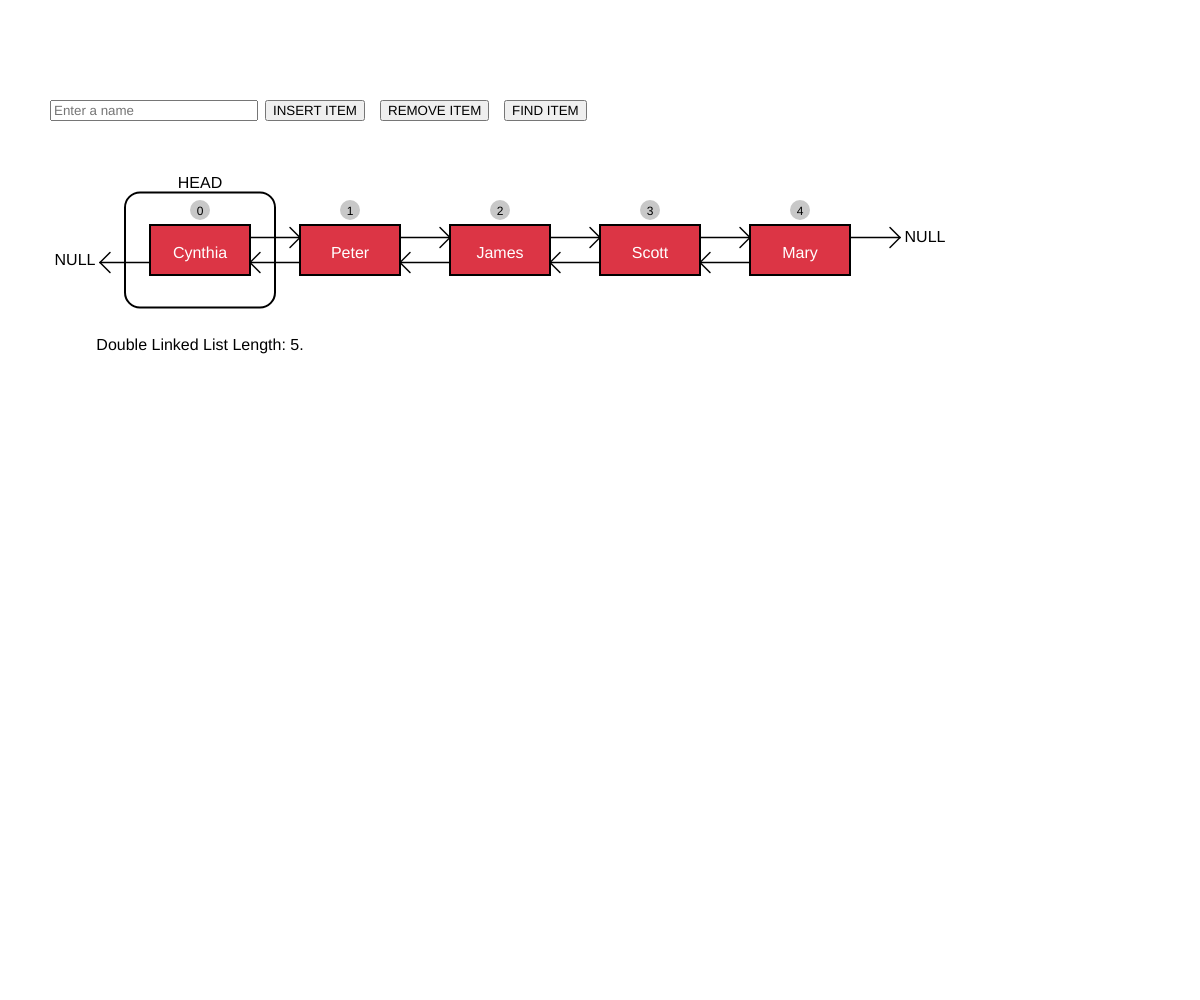
Frame 1 (no input)
Frame 60 (no input): identical to frame 1, image omitted
Frame 120 (the mouse pressed at the canvas centre since frame 60): identical to frame 1, image omitted

The p5.js sketch that drew this single still picture (run headless with seeded random() and noise() and a simulated clock; from frame 60 on, the mouse is pressed at the canvas centre):

// p5.js sketch
// ── sketch.js
var canvas;
var names;

var baseX = 200, baseY = 250;

function setup() {
  	canvas = createCanvas(windowWidth, windowHeight);
  	canvas.position(0,0);
  	canvas.style('z-index', '-1');
  	canvas.style('display', 'block');
  	background(255);

  	names = new DoubleLinkedList();
  	// append som items to the list
	names.insert("Cynthia", "head");
	names.insert("Peter", "Cynthia");
	names.insert("James", "Peter");
	names.insert("Scott", "James");
	names.insert("Mary", "Scott");


	input = createInput();
	input.position(50, 100);
	input.size(200);
	input.attribute('placeholder', 'Enter a name');
	input.class("form-control");

	button = createButton('INSERT ITEM');
	button.position(input.x + input.width + 15, 100);
	button.mousePressed(insertItem);
	button.class('btn btn-info');

	button2 = createButton('REMOVE ITEM');
	button2.position(button.x + button.width + 15, 100);
	button2.mousePressed(removeItem);
	button2.class('btn btn-info');

	button3 = createButton('FIND ITEM');
	button3.position(button2.x + button2.width + 15, 100);
	button3.mousePressed(findItem);
	button3.class('btn btn-danger');


}

function windowResized(){
	resizeCanvas(windowWidth, windowHeight);
}

function draw() {
	background(255);
  	names.display(baseX, baseY);
}

function insertItem(){
	const name = input.value();
  	alert('Insert ' + name + '!');
  	names.insert(name, "head");
  	input.value('');
}

function removeItem(){
	const name = input.value();
	alert('Remove '+name+'!');
  	names.remove(name);
  	input.value('');
}

function findItem(){
	const item = input.value();
	alert('Find '+item+'!');
  	var node = names.find(item);
  	console.log(node);
  	if(node!=null){
  		alert(node.element+" is in the Linked List!");
  	}
  	else {
  		alert(item+" is not in the Linked List!")
  	}
}
// ── DoubleLinkedList.js

class DoubleLinkedList {

   constructor(){
      this.head = new Node("head");
   }

   find(item) {
      var currNode = this.head;
      while (!(currNode.next == null) && 
              (currNode.element != item)) {
         currNode = currNode.next;
      }

      if(currNode.element==item){
         return currNode;
      }
      else {
         return null;
      }
   } 

   insert(newElement, item) {
      var newNode = new Node(newElement);
      var current = this.find(item);
      newNode.next = current.next;
      newNode.previous = current;
      current.next = newNode;
   } 

   findPrevious(item) {
      var currNode = this.head;
      while(!(currNode.next == null) && 
             (currNode.next.element != item)){
         currNode = currNode.next;
      } 
     return currNode;
   } 

   remove(item) {
      var currNode = this.find(item);
      if (!(currNode.next == null)) {
          currNode.previous.next = currNode.next;
          currNode.next.previous = currNode.previous;
          currNode.next = null;
          currNode.previous = null;
      }
   }

   findLast() {
      var currNode = this.head;
      while(!(currNode.next == null)){
         currNode = currNode.next;
      } 
     return currNode;
   } 

   dispReverse() {
      var currNode = this.head;
      currNode = this.findLast();
      while (!(currNode.previous == null)) {
         console.log(currNode.element);
         currNode = currNode.previous;
      }
   }

   length() {
      var i=0;
      var currNode = this.head;
      while (!(currNode.next == null)) {
         i++;
         currNode = currNode.next;
      }
      return i;
   } 

   displayConsole() {
      var currNode = this.head;
      while (!(currNode.next == null)) {
         console.log(currNode.next.element);
         currNode = currNode.next;
      }
   } 


   // Additional functions to display stack

   display(bx, by){
      var currNode = this.head;
      var i=0;
      var n=this.length();
      while (!(currNode.next == null)) {
         
         var item = new Item(currNode.next.element);
         var x = bx + i*150;
         var y = by;
         item.display(i, n, x, y, 100, 50);

         currNode = currNode.next;
         i++;
      }

      //Display length
      fill(0);
      textSize(16);
      text("Double Linked List Length: "+n+".", baseX, baseY+100);
   }
}


// ── Item.js


class Item {

	constructor(name){
		this.name = name;
	}


	display(i, l, x, y, w, h){
		rectMode(CENTER);
		strokeWeight(2);
		fill(220, 53, 69);
		rect(x, y, w, h);

		ellipseMode(CENTER);
		fill(200); strokeWeight(0.0);
		ellipse(x, y - h/2 - 15, 20, 20);
		
		fill(0);
		textSize(12);
		textAlign(CENTER);
		text(i, x , y - h/2 - 10);
		textSize(16);
		fill(255);
		text(this.name, x, y+8);

		// Arrow to next
		if(i>=0){
			strokeWeight(1.5);
			// right direction
			line(x + w/2, y - h/4, x + w, y-h/4);
			line(x + w, y - h/4, x + w - 10, y - h/4 -10);
			line(x + w, y - h/4, x + w - 10, y - h/4 +10);
			// left direction
			line(x - w/2, y + h/4, x - w, y+h/4);
			line(x - w, y + h/4, x - w + 10, y + h/4 -10);
			line(x - w, y + h/4, x - w + 10, y + h/4 +10);
		}

		// Display head
		if(i==0){
			noFill(); strokeWeight(2);
			rect(x, y, w*1.5, h*2.3, 15, 15);
			fill(0);
			text("HEAD", x, y - h*1.25);
		}

		// Display null
		if(i==0){
			fill(0);
			text("NULL", x - w - w/4 , y+15);
		}
		if(i==(l-1)){
			fill(0);
			text("NULL", x + w + w/4, y-8);
		}
		
	}


}
// ── Node.js


class Node {

	constructor(element){
		this.element = element;
		this.next = null;
		this.previous = null;
	}


}
